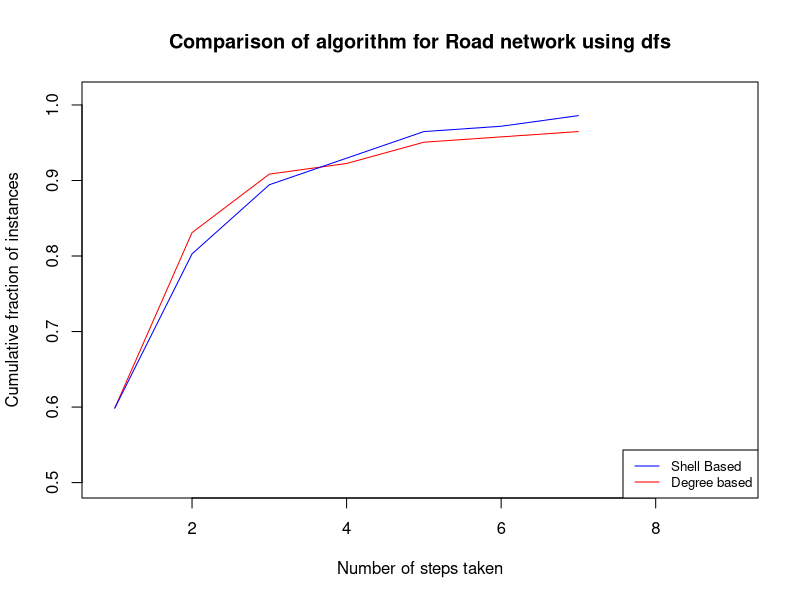

Write the R code that produced this figure.
library(igraph)
library(ggplot2)

x1 <- c(1,
        2,
        3,
        4,
        5,
        6,
        7)
y1 <- c(0.5985915493,
        0.8309859155,
        0.9084507042,
        0.9225352113,
        0.9507042254,
        0.9577464789,
        0.9647887324)

x2 <- c(1,
        2,
        3,
        4,
        5,
        6,
        7)
y2 <- c(0.5985915493,
        0.8028169014,
        0.8943661972,
        0.9295774648,
        0.9647887324,
        0.9718309859,
        0.985915493)
plot(x1,y1,type="l",col="red", xlim=c(.9, 9), ylim = c(0.5, 1.01),  xlab="Number of steps taken",ylab="Cumulative fraction of instances", main = "Comparison of algorithm for Road network using dfs") + 
  lines(x2,y2,col="blue")
legend("bottomright", legend=c("Shell Based", "Degree based"),lty=1:1, cex=0.8 ,
       col=c("blue", "red"))
